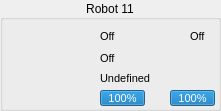
   <widget class="QGroupBox" name="groupBox_12">
    <property name="geometry">
     <rect>
      <x>1160</x>
      <y>679</y>
      <width>221</width>
      <height>111</height>
     </rect>
    </property>
    <property name="title">
     <string>Robot 11</string>
    </property>
    <property name="alignment">
     <set>Qt::AlignCenter</set>
    </property>
    <widget class="QLabel" name="sprite_12">
     <property name="geometry">
      <rect>
       <x>8</x>
       <y>29</y>
       <width>64</width>
       <height>64</height>
      </rect>
     </property>
     <property name="text">
      <string/>
     </property>
     <property name="pixmap">
      <pixmap resource="../../rsc.qrc">:/textures/textures/robots/blue/b11.png</pixmap>
     </property>
     <property name="scaledContents">
      <bool>true</bool>
     </property>
    </widget>
    <widget class="QProgressBar" name="battery_12">
     <property name="geometry">
      <rect>
       <x>100</x>
       <y>90</y>
       <width>45</width>
       <height>16</height>
      </rect>
     </property>
     <property name="font">
      <font>
       <pointsize>8</pointsize>
      </font>
     </property>
     <property name="value">
      <number>100</number>
     </property>
    </widget>
    <widget class="QLabel" name="status_12">
     <property name="geometry">
      <rect>
       <x>100</x>
       <y>28</y>
       <width>17</width>
       <height>17</height>
      </rect>
     </property>
     <property name="font">
      <font>
       <pointsize>8</pointsize>
      </font>
     </property>
     <property name="text">
      <string>Off</string>
     </property>
    </widget>
    <widget class="QLabel" name="dribble_12">
     <property name="geometry">
      <rect>
       <x>100</x>
       <y>50</y>
       <width>17</width>
       <height>17</height>
      </rect>
     </property>
     <property name="font">
      <font>
       <pointsize>8</pointsize>
      </font>
     </property>
     <property name="text">
      <string>Off</string>
     </property>
    </widget>
    <widget class="QLabel" name="role_12">
     <property name="geometry">
      <rect>
       <x>100</x>
       <y>70</y>
       <width>111</width>
       <height>17</height>
      </rect>
     </property>
     <property name="font">
      <font>
       <pointsize>8</pointsize>
      </font>
     </property>
     <property name="text">
      <string>Undefined</string>
     </property>
    </widget>
    <widget class="QProgressBar" name="chute_12">
     <property name="geometry">
      <rect>
       <x>170</x>
       <y>90</y>
       <width>45</width>
       <height>16</height>
      </rect>
     </property>
     <property name="font">
      <font>
       <pointsize>8</pointsize>
      </font>
     </property>
     <property name="autoFillBackground">
      <bool>false</bool>
     </property>
     <property name="value">
      <number>100</number>
     </property>
    </widget>
    <widget class="QLabel" name="label_58">
     <property name="geometry">
      <rect>
       <x>80</x>
       <y>50</y>
       <width>16</width>
       <height>16</height>
      </rect>
     </property>
     <property name="text">
      <string/>
     </property>
     <property name="pixmap">
      <pixmap resource="../../rsc.qrc">:/textures/textures/ui/dribble.png</pixmap>
     </property>
     <property name="scaledContents">
      <bool>true</bool>
     </property>
    </widget>
    <widget class="QLabel" name="imgrole_12">
     <property name="geometry">
      <rect>
       <x>80</x>
       <y>70</y>
       <width>16</width>
       <height>16</height>
      </rect>
     </property>
     <property name="text">
      <string/>
     </property>
     <property name="pixmap">
      <pixmap resource="../../rsc.qrc">:/textures/textures/ui/none.png</pixmap>
     </property>
     <property name="scaledContents">
      <bool>true</bool>
     </property>
    </widget>
    <widget class="QLabel" name="label_59">
     <property name="geometry">
      <rect>
       <x>150</x>
       <y>90</y>
       <width>16</width>
       <height>16</height>
      </rect>
     </property>
     <property name="text">
      <string/>
     </property>
     <property name="pixmap">
      <pixmap resource="../../rsc.qrc">:/textures/textures/ui/chute.png</pixmap>
     </property>
     <property name="scaledContents">
      <bool>true</bool>
     </property>
    </widget>
    <widget class="QLabel" name="label_60">
     <property name="geometry">
      <rect>
       <x>80</x>
       <y>30</y>
       <width>16</width>
       <height>14</height>
      </rect>
     </property>
     <property name="text">
      <string/>
     </property>
     <property name="pixmap">
      <pixmap resource="../../rsc.qrc">:/textures/textures/ui/connect.png</pixmap>
     </property>
     <property name="scaledContents">
      <bool>true</bool>
     </property>
    </widget>
    <widget class="QLabel" name="label_61">
     <property name="geometry">
      <rect>
       <x>80</x>
       <y>90</y>
       <width>16</width>
       <height>16</height>
      </rect>
     </property>
     <property name="text">
      <string/>
     </property>
     <property name="pixmap">
      <pixmap resource="../../rsc.qrc">:/textures/textures/ui/battery.png</pixmap>
     </property>
     <property name="scaledContents">
      <bool>true</bool>
     </property>
    </widget>
    <widget class="QLabel" name="vision_12">
     <property name="geometry">
      <rect>
       <x>190</x>
       <y>28</y>
       <width>17</width>
       <height>17</height>
      </rect>
     </property>
     <property name="font">
      <font>
       <pointsize>8</pointsize>
      </font>
     </property>
     <property name="text">
      <string>Off</string>
     </property>
    </widget>
    <widget class="QLabel" name="label_73">
     <property name="geometry">
      <rect>
       <x>170</x>
       <y>30</y>
       <width>16</width>
       <height>14</height>
      </rect>
     </property>
     <property name="text">
      <string/>
     </property>
     <property name="pixmap">
      <pixmap resource="../../rsc.qrc">:/textures/textures/ui/vision.png</pixmap>
     </property>
     <property name="scaledContents">
      <bool>true</bool>
     </property>
    </widget>
   </widget>
